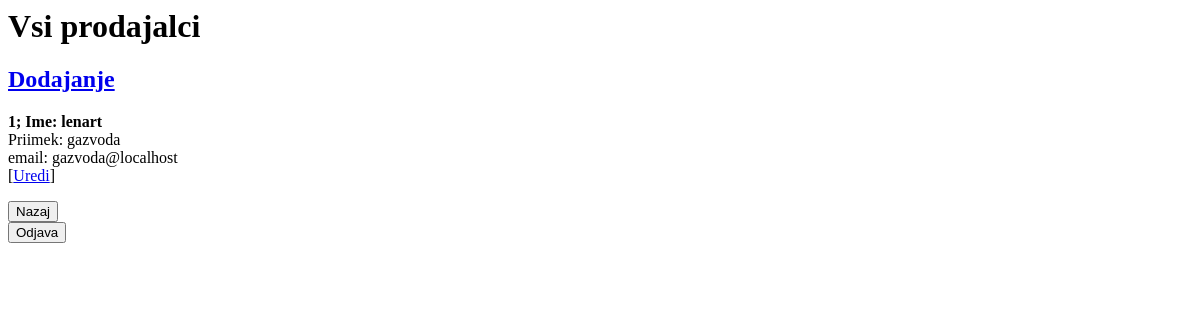
The page /certs/uredi.php on the database as committed earlier.
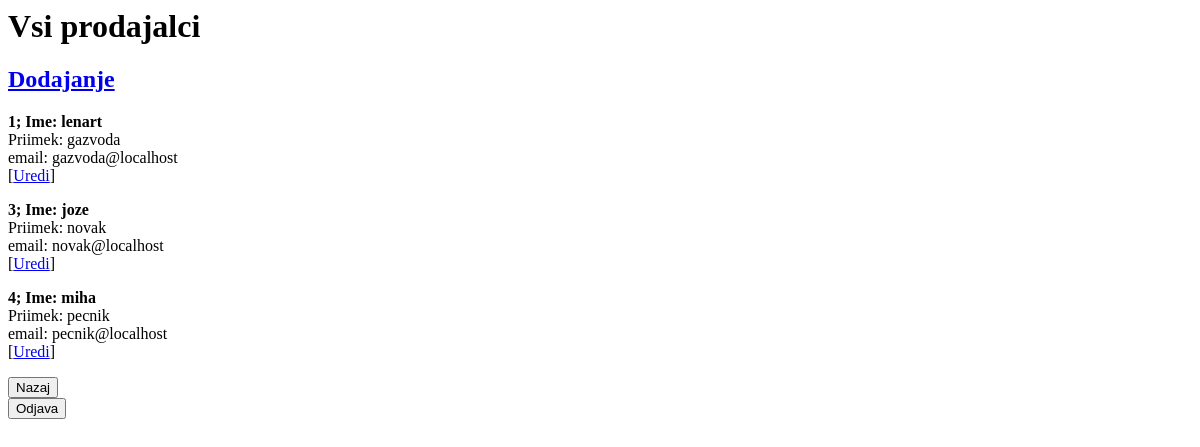
The same page on the database as committed later.
### tables this page shows
CREATE TABLE `user` (
  `user_id` int(11) NOT NULL AUTO_INCREMENT,
  `role` text NOT NULL,
  `first_name` text NOT NULL,
  `last_name` text NOT NULL,
  `email` text NOT NULL,
  `password` text NOT NULL,
  `phone` int(11) DEFAULT NULL,
  `address` text,
  `status` varchar(50) DEFAULT NULL,
  PRIMARY KEY (`user_id`)
);

### database_spletna.php (called while the page is built, shortened)
<?php
class DBSpletna {
    public static function getAll() {
        $db = DBInit::getInstance();
        $statement = $db->prepare("SELECT user_id, role, first_name, last_name, email FROM user");
        $statement->execute();
        return $statement->fetchAll();
    }
}

### certs/uredi.php (the view, shortened to what this page needs)
<?php
require_once '../database_spletna.php';
?>
<html>
    <head>
    </head>
    <body>
        <?php
        if (isset($_GET["do"]) && $_GET["do"] == "add"):
            ?>
            <h1>Dodajanje</h1>
            <form action="<?= $_SERVER["PHP_SELF"] ?>" method="post">
                <input type="hidden" name="do" value="add" />
                Vloga: <input type="text" name="role" />
                <br>
                Ime: <input type="text" name="first_name" />
                <br>
                Priimek: <input type="text" name="last_name" />
                <br>
                E-mail: <input type="text" name="email" />
                <br>
                Geslo: <input type="password" name="password" />
                <br>
                Telefon: <input type="text" name="phone" />
                <br>
                Naslov: <input type="text" name="address" />
                <br>
                <input type="submit" value="Shrani" />
            </form>
            <?php
        else: ?>
        <h1>Vsi prodajalci</h1>
            <h2><a href="<?= htmlspecialchars($_SERVER["PHP_SELF"]) . "?do=add" ?>">Dodajanje</a></h2>
            <?php
            try {
                $all_users = DBSpletna::getAll();
            } catch (Exception $e) {
                echo "Prišlo je do napake: {$e->getMessage()}";
            }
            foreach ($all_users as $num => $row) {
                $url = htmlspecialchars($_SERVER["PHP_SELF"]) . "?do=edit&id=" . $row["user_id"];
                $user_id = $row["user_id"];
                $first_name = $row["first_name"];
                $last_name = $row["last_name"];
                $email = $row["email"];
                echo "<p><b>$user_id; Ime: $first_name</b><br>Priimek: $last_name<br>email: $email<br>[<a href='$url'>Uredi</a>]</p>\n";
            }
        endif;
        ?>
        <button onclick="history.go(-1);">Nazaj</button>
        <form action="../odjava.php" method="get">
            <input type="submit" value="Odjava">
        </form>
    </body>
</html>

Rows that differ between the two databases and show on the page:
added user: user_id "3", first_name "joze", last_name "novak", email "novak@localhost"
added user: user_id "4", first_name "miha", last_name "pecnik", email "pecnik@localhost"
